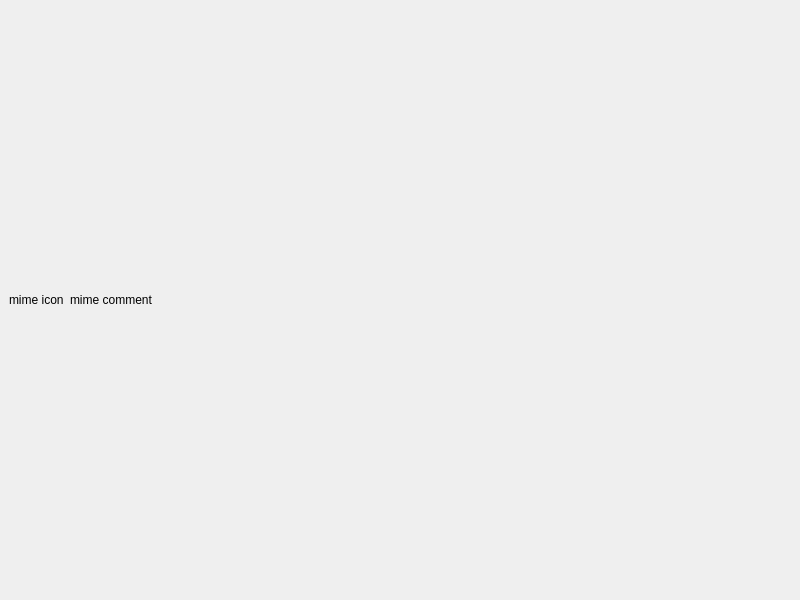
<?xml version="1.0" encoding="UTF-8"?>
<ui version="4.0">
 <class>ArkViewer</class>
 <widget class="QMainWindow" name="ArkViewer">
  <property name="geometry">
   <rect>
    <x>0</x>
    <y>0</y>
    <width>800</width>
    <height>600</height>
   </rect>
  </property>
  <property name="windowTitle">
   <string notr="true">MainWindow</string>
  </property>
  <widget class="QWidget" name="centralwidget">
   <layout class="QVBoxLayout" name="mainLayout">
    <property name="spacing">
     <number>0</number>
    </property>
    <property name="leftMargin">
     <number>0</number>
    </property>
    <property name="topMargin">
     <number>0</number>
    </property>
    <property name="rightMargin">
     <number>0</number>
    </property>
    <property name="bottomMargin">
     <number>0</number>
    </property>
    <item>
     <widget class="QWidget" name="m_mimeWidget" native="true">
      <property name="sizePolicy">
       <sizepolicy hsizetype="Preferred" vsizetype="Maximum">
        <horstretch>0</horstretch>
        <verstretch>0</verstretch>
       </sizepolicy>
      </property>
      <layout class="QHBoxLayout" name="horizontalLayout">
       <property name="topMargin">
        <number>0</number>
       </property>
       <property name="bottomMargin">
        <number>0</number>
       </property>
       <item>
        <widget class="QLabel" name="m_iconLabel">
         <property name="text">
          <string notr="true">mime icon</string>
         </property>
        </widget>
       </item>
       <item>
        <widget class="QLabel" name="m_commentLabel">
         <property name="text">
          <string notr="true">mime comment</string>
         </property>
        </widget>
       </item>
       <item>
        <spacer name="horizontalSpacer">
         <property name="orientation">
          <enum>Qt::Horizontal</enum>
         </property>
         <property name="sizeHint" stdset="0">
          <size>
           <width>40</width>
           <height>20</height>
          </size>
         </property>
        </spacer>
       </item>
      </layout>
     </widget>
    </item>
   </layout>
  </widget>
 </widget>
 <resources/>
 <connections/>
</ui>
